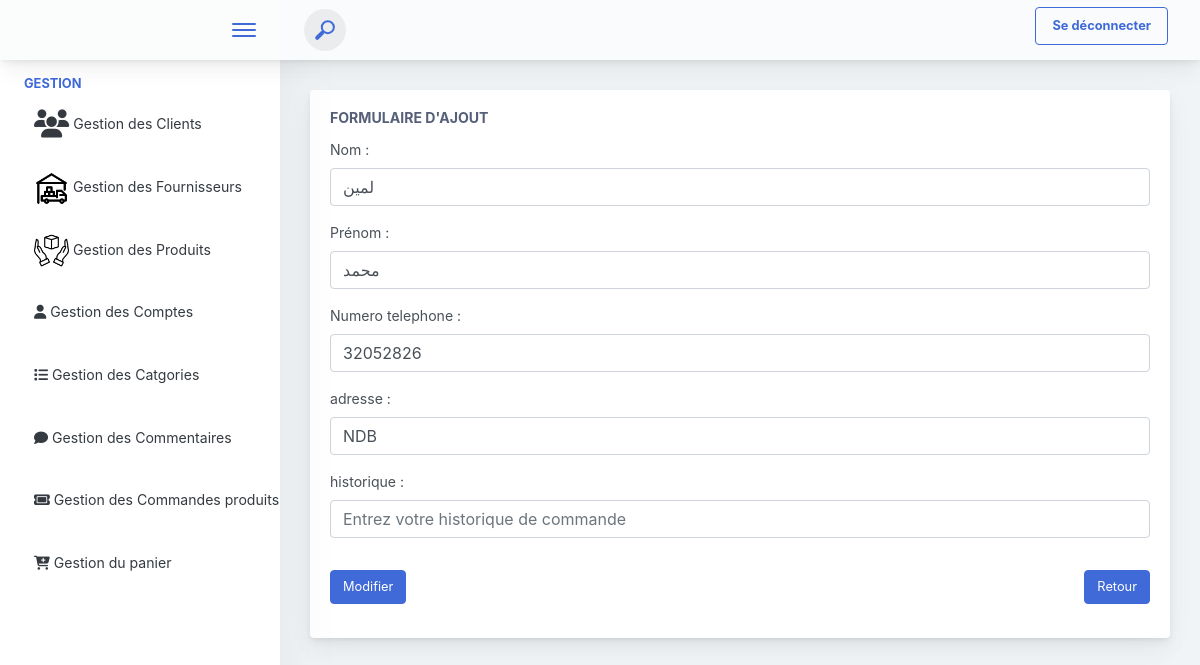
/modifier_client/18, run on the app's committed database.
### produits_app/models.py (models this page shows)
class Client(models.Model):
    id_client = models.AutoField(primary_key=True)
    id_email = models.ForeignKey(Compte, on_delete=models.CASCADE, default=4)
    nom = models.CharField(max_length=100)
    prenom = models.CharField(max_length=100, default='prenom_user')
    num_tel = models.IntegerField(default=0)
    adresse = models.CharField(max_length=100, default='adresse')
    historique = models.ManyToManyField(CommandeProduit,blank=True)

### produits_app/views.py (the view, shortened to what this page needs)
# urls.py: path('modifier_client/<int:id_client>', views.modifier_client, name="modifier_client"),
def modifier_client(request, id_client):
    client = get_object_or_404(Client, id_client=id_client)
    return render(request,"interface_admin/Admin_Client/client_modification.html", {'client': client})

### produits_app/templates/interface_admin/Admin_Client/client_modification.html (shortened to what this page needs)
{% extends 'interface_admin/navbar.html' %}
{% block content %}
<div class="app-main__inner">
    <div class="main-card mb-3 card">
        <div class="card-body">
            <h5 class="card-title">Formulaire d'ajout</h5>
            <form method="post" action="{% url 'modifier_client' client.id_client %}">
                <div class="form-row">
                    <div class="col-md-12">
                        <div class="position-relative form-group">
                            <label>Nom :</label>
                            <input type="text" id="nom" name="nom" placeholder="Entrez votre nom" class="form-control" value="{{client.nom}}" required>
                        </div>
                    </div>
                    <div class="col-md-12">
                        <div class="position-relative form-group">
                            <label>Prénom :</label>
                            <input type="text" id="prenom" name="prenom" placeholder="Entrez votre prénom" class="form-control" value="{{client.prenom}}" required>
                        </div>
                    </div>
                    <div class="col-md-12">
                        <div class="position-relative form-group">
                            <label>Numero telephone :</label>
                            <input type="text" class="form-control" name="num_tel" pattern="^(20|22|42|41|46|48|32|36|38)\d{6}$" placeholder="Entrez le numéro de téléphone" title="Le numéro de téléphone doit commencer par 20,22,42,41,46,48,32,36 ou 38 et être suivi de 6 chiffres." value="{{client.num_tel}}" required>
                        </div>
                    </div>
                    <div class="col-md-12">
                        <div class="position-relative form-group">
                            <label>adresse :</label>
                            <input type="text" id="adresse" name="adresse" placeholder="Entrez votre adresse" class="form-control" value="{{client.adresse}}" required>
                        </div>
                    </div>
                    <div class="col-md-12">
                        <div class="position-relative form-group">
                            <label>historique :</label>
                            <input type="text" id="historique" name="historique" placeholder="Entrez votre historique de commande" class="form-control" >
                        </div>
                    </div>
                </div>
                <div style="display:flex;justify-content:space-between">
                    <button class="mt-3 btn btn-primary">Modifier</button>
                    <a class="mt-3 btn btn-primary" href="{% url 'affiche_client' %}">Retour</a>
                </div>
            </form>
        </div>
    </div>
</div>
{% endblock %}

### data on the page
Client: nom "لمين", prenom "محمد", num_tel "32052826", adresse "NDB"
